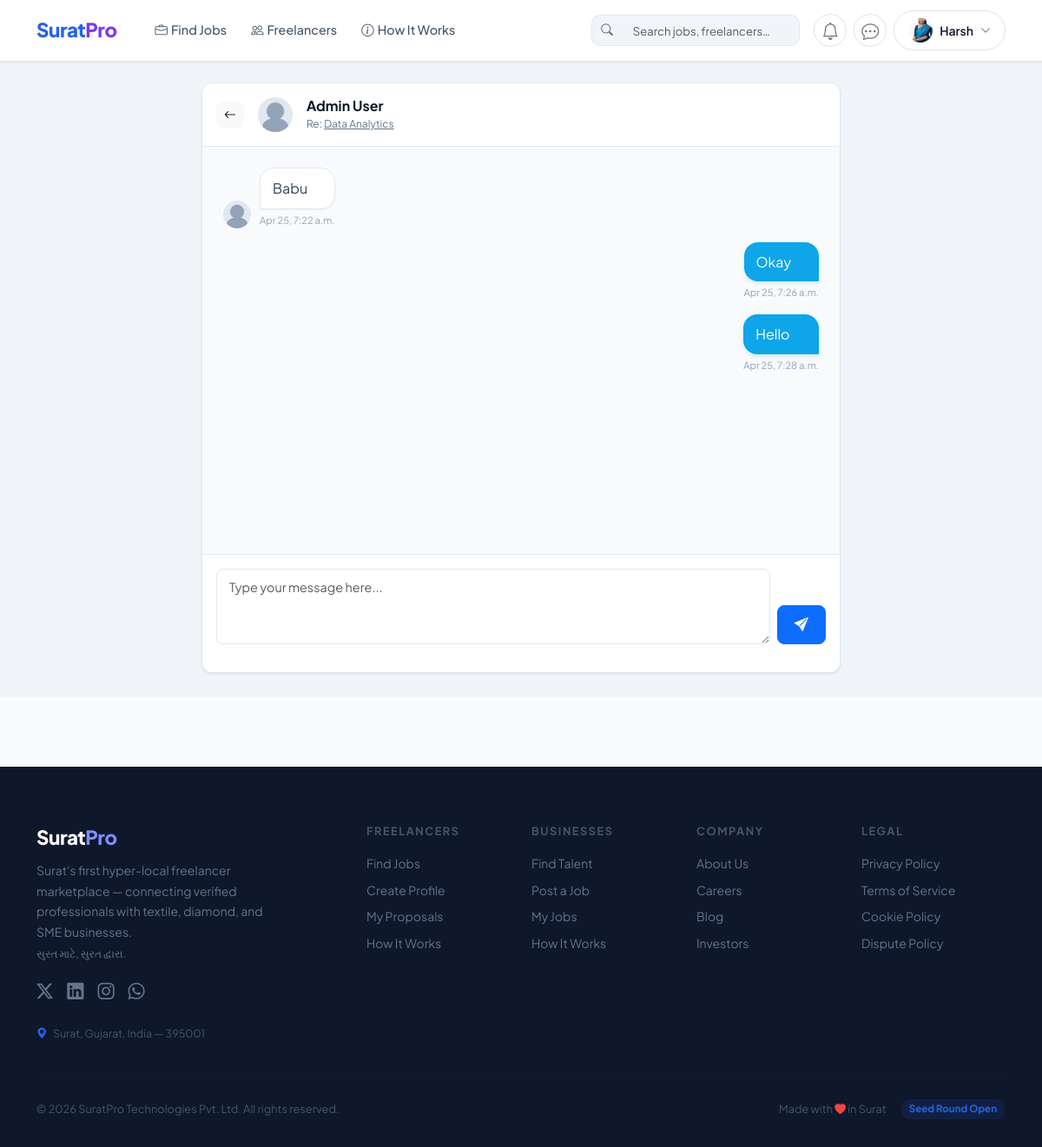
The app's page /messages/1/ (signed in) with its own data.
### accounts/models.py (models this page shows, shortened)
class User(AbstractUser):
    ROLE_FREELANCER = 'freelancer'
    ROLE_CLIENT = 'client'
    ROLE_CHOICES = [
        (ROLE_FREELANCER, 'Freelancer'),
        (ROLE_CLIENT, 'Client'),
    ]
    role = models.CharField(max_length=20, choices=ROLE_CHOICES, default=ROLE_FREELANCER)
    avatar = models.ImageField(upload_to='avatars/', blank=True, null=True)
    resume = models.FileField(upload_to='resumes/', blank=True, null=True, help_text='Upload your CV/Resume (PDF)')
    bio = models.TextField(blank=True)
    phone = models.CharField(max_length=20, blank=True)
    location = models.CharField(max_length=100, blank=True)
    website = models.URLField(blank=True)
    is_verified = models.BooleanField(default=False)
    has_paid_registration = models.BooleanField(default=False)
    wallet_balance = models.DecimalField(max_digits=10, decimal_places=2, default=0.00)
    first_project_completed = models.BooleanField(default=False)
    created_at = models.DateTimeField(auto_now_add=True)
    updated_at = models.DateTimeField(auto_now=True)
    @property
    def is_freelancer(self):
        return self.role == self.ROLE_FREELANCER
    def get_avatar_url(self):
        if self.avatar:
            return self.avatar.url
        return '/static/img/default_avatar.png'

### messaging/models.py (models this page shows, shortened)
class Conversation(models.Model):
    participants = models.ManyToManyField(settings.AUTH_USER_MODEL, related_name='conversations')
    job          = models.ForeignKey('jobs.Job', on_delete=models.SET_NULL, null=True, blank=True, related_name='conversations')
    created_at   = models.DateTimeField(auto_now_add=True)
    updated_at   = models.DateTimeField(auto_now=True)
    class Meta:
        ordering = ['-updated_at']
    def get_other_participant(self, user):
        return self.participants.exclude(id=user.id).first()

class Message(models.Model):
    conversation = models.ForeignKey(Conversation, on_delete=models.CASCADE, related_name='messages')
    sender       = models.ForeignKey(settings.AUTH_USER_MODEL, on_delete=models.CASCADE, related_name='sent_messages')
    body         = models.TextField()
    is_read      = models.BooleanField(default=False)
    created_at   = models.DateTimeField(auto_now_add=True)
    class Meta:
        ordering = ['created_at']

### jobs/models.py (models this page shows, shortened)
class Job(models.Model):
    STATUS_OPEN   = 'open'
    STATUS_INPROG = 'in_progress'
    STATUS_CLOSED = 'closed'
    STATUS_CHOICES = [
        (STATUS_OPEN,   'Open'),
        (STATUS_INPROG, 'In Progress'),
        (STATUS_CLOSED, 'Closed'),
    ]
    BUDGET_FIXED  = 'fixed'
    BUDGET_HOURLY = 'hourly'
    BUDGET_CHOICES = [
        (BUDGET_FIXED,  'Fixed Price'),
        (BUDGET_HOURLY, 'Hourly Rate'),
    ]
    EXP_ENTRY       = 'entry'
    EXP_INTERMEDIATE = 'intermediate'
    EXP_EXPERT      = 'expert'
    EXP_CHOICES = [
        (EXP_ENTRY,        'Entry Level'),
        (EXP_INTERMEDIATE, 'Intermediate'),
        (EXP_EXPERT,       'Expert'),
    ]
    client       = models.ForeignKey(
        settings.AUTH_USER_MODEL,
        on_delete=models.CASCADE,
        related_name='jobs_posted',
    )
    title        = models.CharField(max_length=255)
    description  = models.TextField()
    skills_required = models.ManyToManyField(
        'accounts.Skill',
        blank=True,
        related_name='jobs',
    )
    budget_type  = models.CharField(max_length=10, choices=BUDGET_CHOICES, default=BUDGET_FIXED)
    budget_min   = models.DecimalField(max_digits=10, decimal_places=2, default=0)
    budget_max   = models.DecimalField(max_digits=10, decimal_places=2, default=0)
    deadline     = models.DateField(null=True, blank=True)
    experience_level = models.CharField(max_length=20, choices=EXP_CHOICES, default=EXP_INTERMEDIATE)
    status       = models.CharField(max_length=20, choices=STATUS_CHOICES, default=STATUS_OPEN)
    views_count  = models.PositiveIntegerField(default=0)
    created_at   = models.DateTimeField(auto_now_add=True)
    updated_at   = models.DateTimeField(auto_now=True)
    class Meta:
        ordering = ['-created_at']

### messaging/views.py (the view)
# urls.py: path('<int:pk>/', views.conversation_view, name='conversation'),
@login_required
def conversation_view(request, pk):
    conversation = get_object_or_404(Conversation, pk=pk)
    if request.user not in conversation.participants.all():
        messages.error(request, 'You do not have permission to view this conversation.')
        return redirect('messaging:inbox')
    conversation.messages.filter(is_read=False).exclude(sender=request.user).update(is_read=True)
    if request.method == 'POST':
        form = MessageForm(request.POST)
        if form.is_valid():
            message = form.save(commit=False)
            message.conversation = conversation
            message.sender = request.user
            message.save()
            conversation.save() # triggers auto_now=True
            return redirect('messaging:conversation', pk=conversation.pk)
    else:
        form = MessageForm()
    context = {
        'conversation': conversation,
        'other_user': conversation.get_other_participant(request.user),
        'form': form,
    }
    return render(request, 'messaging/conversation.html', context)

### templates/messaging/conversation.html (shortened to what this page needs)
{% extends 'base.html' %}
{% load crispy_forms_tags %}
{% block content %}
<div style="background:#f1f5f9;min-height:calc(100vh - 68px);padding:1.5rem 0;">
<div class="container">
    <div class="row justify-content-center">
        <div class="col-lg-8">
            <div class="card-main" style="display:flex;flex-direction:column;height:calc(100vh - 120px);">
                <div class="d-flex align-items-center justify-content-between p-3" style="border-bottom:1px solid #e2e8f0;background:#fff;border-radius:12px 12px 0 0;">
                    <div class="d-flex align-items-center gap-3">
                        <a href="{% url 'messaging:inbox' %}" class="btn btn-sm btn-light" style="border-radius:8px;">
                            <i class="bi bi-arrow-left"></i>
                        </a>
                        <img src="{{ other_user.get_avatar_url }}" alt="{{ other_user.username }}" style="width:40px;height:40px;border-radius:50%;object-fit:cover;">
                        <div>
                            <div style="font-weight:700;color:#0f172a;line-height:1.2;">
                                {{ other_user.get_full_name|default:other_user.username }}
                            </div>
                            {% if conversation.job %}
                            <div style="font-size:0.75rem;color:#64748b;margin-top:2px;">
                                Re: <a href="{% url 'jobs:detail' conversation.job.pk %}" style="color:inherit;text-decoration:underline;">{{ conversation.job.title|truncatechars:40 }}</a>
                            </div>
                            {% endif %}
                        </div>
                    </div>
                </div>
                <div class="flex-grow-1 p-4" style="overflow-y:auto;background:#f8fafc;display:flex;flex-direction:column;gap:1rem;" id="chat-box">
                    {% for message in conversation.messages.all %}
                        {% if message.sender == request.user %}
                            <div style="align-self:flex-end;max-width:75%;">
                                <div style="background:#0ea5e9;color:#fff;padding:10px 14px;border-radius:16px 16px 0 16px;box-shadow:0 2px 4px rgba(14,165,233,0.2);">
                                    {{ message.body|linebreaksbr }}
                                </div>
                                <div style="font-size:0.7rem;color:#94a3b8;text-align:right;margin-top:4px;">
                                    {{ message.created_at|date:"M d, g:i a" }}
                                </div>
                            </div>
                        {% else %}
                            <div style="align-self:flex-start;max-width:75%;display:flex;gap:10px;">
                                <img src="{{ other_user.get_avatar_url }}" alt="{{ other_user.username }}" style="width:32px;height:32px;border-radius:50%;object-fit:cover;margin-top:auto;">
                                <div>
                                    <div style="background:#fff;color:#334155;padding:10px 14px;border-radius:16px 16px 16px 0;box-shadow:0 1px 2px rgba(0,0,0,0.05);border:1px solid #e2e8f0;">
                                        {{ message.body|linebreaksbr }}
                                    </div>
                                    <div style="font-size:0.7rem;color:#94a3b8;margin-top:4px;">
                                        {{ message.created_at|date:"M d, g:i a" }}
                                    </div>
                                </div>
                            </div>
                        {% endif %}
                    {% empty %}
                        <div class="text-center my-auto" style="color:#94a3b8;font-size:0.9rem;">
                            Say hi to {{ other_user.username }}!
                        </div>
                    {% endfor %}
                </div>
                <div class="p-3" style="border-top:1px solid #e2e8f0;background:#fff;border-radius:0 0 12px 12px;">
                    <form method="post" class="d-flex gap-2 align-items-end">
                        <div class="flex-grow-1">
                            {{ form|crispy }}
                        </div>
                        <button type="submit" class="btn btn-primary" style="border-radius:8px;padding:0.6rem 1.2rem;margin-bottom:1rem;">
                            <i class="bi bi-send-fill"></i>
                        </button>
                    </form>
                </div>
            </div>
        </div>
    </div>
</div>
</div>
{% endblock %}

### templates/partials/_navbar.html (shortened to what this page needs)
{% load static %}
<nav class="navbar navbar-expand-lg navbar-main">
    <div class="container">
        <a class="navbar-brand navbar-brand-text" href="{% url 'core:home' %}">
            Surat<span>Pro</span>
        </a>
        <div class="collapse navbar-collapse" id="navbarMain">
            <ul class="navbar-nav me-auto ms-3 gap-1">
                <li class="nav-item">
                    <a class="nav-link nav-link-main" href="{% url 'jobs:list' %}">
                        <i class="bi bi-briefcase me-1"></i>Find Jobs
                    </a>
                </li>
                <li class="nav-item">
                    <a class="nav-link nav-link-main" href="{% url 'accounts:freelancers_list' %}">
                        <i class="bi bi-people me-1"></i>Freelancers
                    </a>
                </li>
                <li class="nav-item">
                    <a class="nav-link nav-link-main" href="{% url 'core:how_it_works' %}">
                        <i class="bi bi-info-circle me-1"></i>How It Works
                    </a>
                </li>
            </ul>
            <form method="get" action="{% url 'core:search' %}" class="d-none d-lg-flex me-3" id="navbar-search-form">
                <div class="input-group" style="width:240px;">
                    <span class="input-group-text" style="background:#f1f5f9;border:1.5px solid #e2e8f0;border-right:0;border-radius:10px 0 0 10px;padding:0 10px;">
                        <i class="bi bi-search text-muted" style="font-size:0.85rem;"></i>
                    </span>
                    <input type="text" name="q" placeholder="Search jobs, freelancers…"
                           class="form-control"
                           style="border:1.5px solid #e2e8f0;border-left:0;border-radius:0 10px 10px 0;
                                  font-size:0.82rem;background:#f1f5f9;height:36px;"
                           autocomplete="off">
                </div>
            </form>
            <div class="d-flex align-items-center gap-2">
                {% if user.is_authenticated %}
                    <a href="{% url 'notifications:list' %}" class="btn btn-sm bg-white border position-relative rounded-circle d-flex align-items-center justify-content-center" style="width: 38px; height: 38px;" title="Notifications" id="notif-btn">
                        <i class="bi bi-bell fs-5 text-secondary"></i>
                    </a>
                    <a href="{% url 'messaging:inbox' %}" class="btn btn-sm bg-white border position-relative rounded-circle d-flex align-items-center justify-content-center" style="width: 38px; height: 38px;" title="Messages" id="msg-btn">
                        <i class="bi bi-chat-dots fs-5 text-secondary"></i>
                    </a>
                    <div class="dropdown">
                        <button class="btn btn-sm d-flex align-items-center gap-2 border rounded-pill px-3 py-2 bg-white" type="button" data-bs-toggle="dropdown">
                            <img src="{{ user.get_avatar_url }}" alt="{{ user.username }}" width="28" height="28"
                                 style="border-radius:50%;object-fit:cover;" onerror="this.src='{% static "img/default_avatar.png" %}'">
                            <span style="font-size:0.875rem;font-weight:600;color:#0f172a;">
                                {{ user.first_name|default:user.username }}
                            </span>
                            <i class="bi bi-chevron-down text-muted" style="font-size:0.75rem;"></i>
                        </button>
                    </div>
                {% else %}
                    <a href="{% url 'accounts:login' %}" class="btn-nav-login">Log In</a>
                    <a href="{% url 'accounts:register' %}" class="btn-nav-register">Join Free</a>
                {% endif %}
            </div>
        </div>
    </div>
</nav>

### records on screen
User: get_avatar_url (picture), first_name "Harsh"
User: get_full_name "Admin User"
Conversation: job "Data Analytics"
Message: body "Babu", created_at "Apr 25, 7:22 a.m."
Message: body "Okay", created_at "Apr 25, 7:26 a.m."
Message: body "Hello", created_at "Apr 25, 7:28 a.m."
